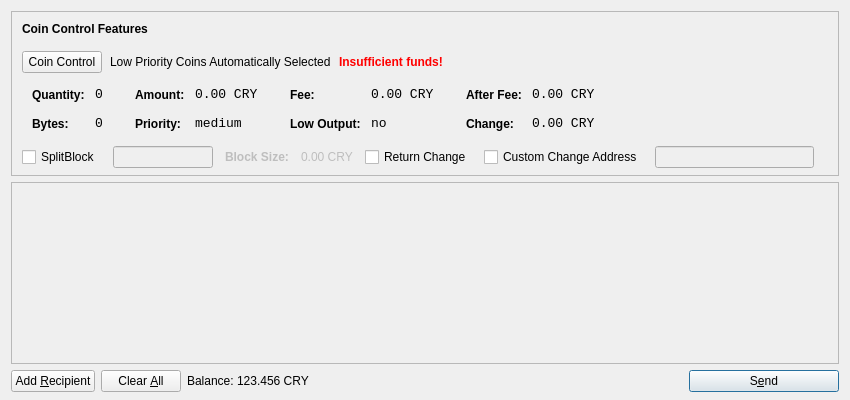
<?xml version="1.0" encoding="UTF-8"?>
<ui version="4.0">
 <class>SendCoinsDialog</class>
 <widget class="QDialog" name="SendCoinsDialog">
  <property name="geometry">
   <rect>
    <x>0</x>
    <y>0</y>
    <width>850</width>
    <height>400</height>
   </rect>
  </property>
  <property name="windowTitle">
   <string>Send Coins</string>
  </property>
  <layout class="QVBoxLayout" name="verticalLayout" stretch="0,1,0">
   <property name="bottomMargin">
    <number>8</number>
   </property>
   <item>
    <widget class="QFrame" name="frameCoinControl">
     <property name="sizePolicy">
      <sizepolicy hsizetype="Expanding" vsizetype="Expanding">
       <horstretch>0</horstretch>
       <verstretch>0</verstretch>
      </sizepolicy>
     </property>
     <property name="maximumSize">
      <size>
       <width>16777215</width>
       <height>16777215</height>
      </size>
     </property>
     <property name="frameShape">
      <enum>QFrame::StyledPanel</enum>
     </property>
     <property name="frameShadow">
      <enum>QFrame::Sunken</enum>
     </property>
     <layout class="QVBoxLayout" name="verticalLayoutCoinControl2">
      <property name="spacing">
       <number>6</number>
      </property>
      <property name="leftMargin">
       <number>0</number>
      </property>
      <property name="topMargin">
       <number>0</number>
      </property>
      <property name="rightMargin">
       <number>0</number>
      </property>
      <property name="bottomMargin">
       <number>6</number>
      </property>
      <item>
       <layout class="QVBoxLayout" name="verticalLayoutCoinControl" stretch="0,0,0,0,1">
        <property name="spacing">
         <number>0</number>
        </property>
        <property name="leftMargin">
         <number>10</number>
        </property>
        <property name="topMargin">
         <number>10</number>
        </property>
        <item>
         <layout class="QHBoxLayout" name="horizontalLayoutCoinControl1">
          <property name="bottomMargin">
           <number>15</number>
          </property>
          <item>
           <widget class="QLabel" name="labelCoinControlFeatures">
            <property name="sizePolicy">
             <sizepolicy hsizetype="Preferred" vsizetype="Maximum">
              <horstretch>0</horstretch>
              <verstretch>0</verstretch>
             </sizepolicy>
            </property>
            <property name="font">
             <font>
              <weight>75</weight>
              <bold>true</bold>
             </font>
            </property>
            <property name="styleSheet">
             <string notr="true">font-weight:bold;</string>
            </property>
            <property name="text">
             <string>Coin Control Features</string>
            </property>
           </widget>
          </item>
         </layout>
        </item>
        <item>
         <layout class="QHBoxLayout" name="horizontalLayoutCoinControl2" stretch="0,0,0,0">
          <property name="spacing">
           <number>8</number>
          </property>
          <property name="bottomMargin">
           <number>10</number>
          </property>
          <item>
           <widget class="QPushButton" name="pushButtonCoinControl">
            <property name="styleSheet">
             <string notr="true"/>
            </property>
            <property name="text">
             <string>Coin Control</string>
            </property>
           </widget>
          </item>
          <item>
           <widget class="QLabel" name="labelCoinControlAutomaticallySelected">
            <property name="text">
             <string>Low Priority Coins Automatically Selected</string>
            </property>
            <property name="margin">
             <number>5</number>
            </property>
           </widget>
          </item>
          <item>
           <widget class="QLabel" name="labelCoinControlInsuffFunds">
            <property name="font">
             <font>
              <weight>75</weight>
              <bold>true</bold>
             </font>
            </property>
            <property name="styleSheet">
             <string notr="true">color:red;font-weight:bold;</string>
            </property>
            <property name="text">
             <string>Insufficient funds!</string>
            </property>
            <property name="margin">
             <number>5</number>
            </property>
           </widget>
          </item>
          <item>
           <spacer name="horizontalSpacerCoinControl">
            <property name="orientation">
             <enum>Qt::Horizontal</enum>
            </property>
            <property name="sizeHint" stdset="0">
             <size>
              <width>40</width>
              <height>1</height>
             </size>
            </property>
           </spacer>
          </item>
         </layout>
        </item>
        <item>
         <widget class="QWidget" name="widgetCoinControl" native="true">
          <property name="sizePolicy">
           <sizepolicy hsizetype="Preferred" vsizetype="Preferred">
            <horstretch>0</horstretch>
            <verstretch>0</verstretch>
           </sizepolicy>
          </property>
          <property name="minimumSize">
           <size>
            <width>0</width>
            <height>0</height>
           </size>
          </property>
          <property name="styleSheet">
           <string notr="true"/>
          </property>
          <layout class="QHBoxLayout" name="horizontalLayoutCoinControl5">
           <property name="margin">
            <number>0</number>
           </property>
           <item>
            <layout class="QHBoxLayout" name="horizontalLayoutCoinControl3" stretch="0,0,0,1">
             <property name="spacing">
              <number>20</number>
             </property>
             <property name="topMargin">
              <number>0</number>
             </property>
             <property name="bottomMargin">
              <number>10</number>
             </property>
             <item>
              <layout class="QFormLayout" name="formLayoutCoinControl1">
               <property name="horizontalSpacing">
                <number>10</number>
               </property>
               <property name="verticalSpacing">
                <number>14</number>
               </property>
               <property name="leftMargin">
                <number>10</number>
               </property>
               <property name="topMargin">
                <number>4</number>
               </property>
               <property name="rightMargin">
                <number>6</number>
               </property>
               <item row="0" column="0">
                <widget class="QLabel" name="labelCoinControlQuantityText">
                 <property name="styleSheet">
                  <string notr="true">font-weight:bold;</string>
                 </property>
                 <property name="text">
                  <string>Quantity:</string>
                 </property>
                 <property name="margin">
                  <number>0</number>
                 </property>
                </widget>
               </item>
               <item row="0" column="1">
                <widget class="QLabel" name="labelCoinControlQuantity">
                 <property name="font">
                  <font>
                   <family>Monospace</family>
                   <pointsize>10</pointsize>
                  </font>
                 </property>
                 <property name="cursor">
                  <cursorShape>IBeamCursor</cursorShape>
                 </property>
                 <property name="contextMenuPolicy">
                  <enum>Qt::ActionsContextMenu</enum>
                 </property>
                 <property name="text">
                  <string>0</string>
                 </property>
                 <property name="margin">
                  <number>0</number>
                 </property>
                 <property name="textInteractionFlags">
                  <set>Qt::LinksAccessibleByMouse|Qt::TextSelectableByKeyboard|Qt::TextSelectableByMouse</set>
                 </property>
                </widget>
               </item>
               <item row="1" column="0">
                <widget class="QLabel" name="labelCoinControlBytesText">
                 <property name="styleSheet">
                  <string notr="true">font-weight:bold;</string>
                 </property>
                 <property name="text">
                  <string>Bytes:</string>
                 </property>
                </widget>
               </item>
               <item row="1" column="1">
                <widget class="QLabel" name="labelCoinControlBytes">
                 <property name="font">
                  <font>
                   <family>Monospace</family>
                   <pointsize>10</pointsize>
                  </font>
                 </property>
                 <property name="cursor">
                  <cursorShape>IBeamCursor</cursorShape>
                 </property>
                 <property name="contextMenuPolicy">
                  <enum>Qt::ActionsContextMenu</enum>
                 </property>
                 <property name="text">
                  <string>0</string>
                 </property>
                 <property name="textInteractionFlags">
                  <set>Qt::LinksAccessibleByMouse|Qt::TextSelectableByKeyboard|Qt::TextSelectableByMouse</set>
                 </property>
                </widget>
               </item>
              </layout>
             </item>
             <item>
              <layout class="QFormLayout" name="formLayoutCoinControl2">
               <property name="horizontalSpacing">
                <number>10</number>
               </property>
               <property name="verticalSpacing">
                <number>14</number>
               </property>
               <property name="leftMargin">
                <number>6</number>
               </property>
               <property name="topMargin">
                <number>4</number>
               </property>
               <property name="rightMargin">
                <number>6</number>
               </property>
               <item row="0" column="0">
                <widget class="QLabel" name="labelCoinControlAmountText">
                 <property name="styleSheet">
                  <string notr="true">font-weight:bold;</string>
                 </property>
                 <property name="text">
                  <string>Amount:</string>
                 </property>
                 <property name="margin">
                  <number>0</number>
                 </property>
                </widget>
               </item>
               <item row="0" column="1">
                <widget class="QLabel" name="labelCoinControlAmount">
                 <property name="font">
                  <font>
                   <family>Monospace</family>
                   <pointsize>10</pointsize>
                  </font>
                 </property>
                 <property name="cursor">
                  <cursorShape>IBeamCursor</cursorShape>
                 </property>
                 <property name="contextMenuPolicy">
                  <enum>Qt::ActionsContextMenu</enum>
                 </property>
                 <property name="text">
                  <string>0.00 CRY</string>
                 </property>
                 <property name="textInteractionFlags">
                  <set>Qt::LinksAccessibleByMouse|Qt::TextSelectableByKeyboard|Qt::TextSelectableByMouse</set>
                 </property>
                </widget>
               </item>
               <item row="1" column="0">
                <widget class="QLabel" name="labelCoinControlPriorityText">
                 <property name="styleSheet">
                  <string notr="true">font-weight:bold;</string>
                 </property>
                 <property name="text">
                  <string>Priority:</string>
                 </property>
                </widget>
               </item>
               <item row="1" column="1">
                <widget class="QLabel" name="labelCoinControlPriority">
                 <property name="font">
                  <font>
                   <family>Monospace</family>
                   <pointsize>10</pointsize>
                  </font>
                 </property>
                 <property name="cursor">
                  <cursorShape>IBeamCursor</cursorShape>
                 </property>
                 <property name="contextMenuPolicy">
                  <enum>Qt::ActionsContextMenu</enum>
                 </property>
                 <property name="text">
                  <string>medium</string>
                 </property>
                 <property name="textInteractionFlags">
                  <set>Qt::LinksAccessibleByMouse|Qt::TextSelectableByKeyboard|Qt::TextSelectableByMouse</set>
                 </property>
                </widget>
               </item>
              </layout>
             </item>
             <item>
              <layout class="QFormLayout" name="formLayoutCoinControl3">
               <property name="horizontalSpacing">
                <number>10</number>
               </property>
               <property name="verticalSpacing">
                <number>14</number>
               </property>
               <property name="leftMargin">
                <number>6</number>
               </property>
               <property name="topMargin">
                <number>4</number>
               </property>
               <property name="rightMargin">
                <number>6</number>
               </property>
               <item row="0" column="0">
                <widget class="QLabel" name="labelCoinControlFeeText">
                 <property name="styleSheet">
                  <string notr="true">font-weight:bold;</string>
                 </property>
                 <property name="text">
                  <string>Fee:</string>
                 </property>
                 <property name="margin">
                  <number>0</number>
                 </property>
                </widget>
               </item>
               <item row="0" column="1">
                <widget class="QLabel" name="labelCoinControlFee">
                 <property name="font">
                  <font>
                   <family>Monospace</family>
                   <pointsize>10</pointsize>
                  </font>
                 </property>
                 <property name="cursor">
                  <cursorShape>IBeamCursor</cursorShape>
                 </property>
                 <property name="contextMenuPolicy">
                  <enum>Qt::ActionsContextMenu</enum>
                 </property>
                 <property name="text">
                  <string>0.00 CRY</string>
                 </property>
                 <property name="textInteractionFlags">
                  <set>Qt::LinksAccessibleByMouse|Qt::TextSelectableByKeyboard|Qt::TextSelectableByMouse</set>
                 </property>
                </widget>
               </item>
               <item row="1" column="0">
                <widget class="QLabel" name="labelCoinControlLowOutputText">
                 <property name="styleSheet">
                  <string notr="true">font-weight:bold;</string>
                 </property>
                 <property name="text">
                  <string>Low Output:</string>
                 </property>
                </widget>
               </item>
               <item row="1" column="1">
                <widget class="QLabel" name="labelCoinControlLowOutput">
                 <property name="font">
                  <font>
                   <family>Monospace</family>
                   <pointsize>10</pointsize>
                  </font>
                 </property>
                 <property name="cursor">
                  <cursorShape>IBeamCursor</cursorShape>
                 </property>
                 <property name="contextMenuPolicy">
                  <enum>Qt::ActionsContextMenu</enum>
                 </property>
                 <property name="text">
                  <string>no</string>
                 </property>
                 <property name="textInteractionFlags">
                  <set>Qt::LinksAccessibleByMouse|Qt::TextSelectableByKeyboard|Qt::TextSelectableByMouse</set>
                 </property>
                </widget>
               </item>
              </layout>
             </item>
             <item>
              <layout class="QFormLayout" name="formLayoutCoinControl4">
               <property name="fieldGrowthPolicy">
                <enum>QFormLayout::AllNonFixedFieldsGrow</enum>
               </property>
               <property name="horizontalSpacing">
                <number>10</number>
               </property>
               <property name="verticalSpacing">
                <number>14</number>
               </property>
               <property name="leftMargin">
                <number>6</number>
               </property>
               <property name="topMargin">
                <number>4</number>
               </property>
               <property name="rightMargin">
                <number>6</number>
               </property>
               <item row="0" column="0">
                <widget class="QLabel" name="labelCoinControlAfterFeeText">
                 <property name="styleSheet">
                  <string notr="true">font-weight:bold;</string>
                 </property>
                 <property name="text">
                  <string>After Fee:</string>
                 </property>
                 <property name="margin">
                  <number>0</number>
                 </property>
                </widget>
               </item>
               <item row="0" column="1">
                <widget class="QLabel" name="labelCoinControlAfterFee">
                 <property name="font">
                  <font>
                   <family>Monospace</family>
                   <pointsize>10</pointsize>
                  </font>
                 </property>
                 <property name="cursor">
                  <cursorShape>IBeamCursor</cursorShape>
                 </property>
                 <property name="contextMenuPolicy">
                  <enum>Qt::ActionsContextMenu</enum>
                 </property>
                 <property name="text">
                  <string>0.00 CRY</string>
                 </property>
                 <property name="textInteractionFlags">
                  <set>Qt::LinksAccessibleByMouse|Qt::TextSelectableByKeyboard|Qt::TextSelectableByMouse</set>
                 </property>
                </widget>
               </item>
               <item row="1" column="0">
                <widget class="QLabel" name="labelCoinControlChangeText">
                 <property name="styleSheet">
                  <string notr="true">font-weight:bold;</string>
                 </property>
                 <property name="text">
                  <string>Change:</string>
                 </property>
                </widget>
               </item>
               <item row="1" column="1">
                <widget class="QLabel" name="labelCoinControlChange">
                 <property name="font">
                  <font>
                   <family>Monospace</family>
                   <pointsize>10</pointsize>
                  </font>
                 </property>
                 <property name="cursor">
                  <cursorShape>IBeamCursor</cursorShape>
                 </property>
                 <property name="contextMenuPolicy">
                  <enum>Qt::ActionsContextMenu</enum>
                 </property>
                 <property name="text">
                  <string>0.00 CRY</string>
                 </property>
                 <property name="textInteractionFlags">
                  <set>Qt::LinksAccessibleByMouse|Qt::TextSelectableByKeyboard|Qt::TextSelectableByMouse</set>
                 </property>
                </widget>
               </item>
              </layout>
             </item>
            </layout>
           </item>
          </layout>
         </widget>
        </item>
        <item>
         <layout class="QHBoxLayout" name="horizontalLayoutCoinControl4" stretch="0,0,0,0,0,0,0,0">
          <property name="spacing">
           <number>12</number>
          </property>
          <property name="sizeConstraint">
           <enum>QLayout::SetDefaultConstraint</enum>
          </property>
          <property name="topMargin">
           <number>5</number>
          </property>
          <property name="rightMargin">
           <number>5</number>
          </property>
          <item>
           <widget class="QCheckBox" name="splitBlockCheckBox">
            <property name="text">
             <string>SplitBlock</string>
            </property>
           </widget>
          </item>
          <item>
           <widget class="QLineEdit" name="splitBlockLineEdit">
            <property name="enabled">
             <bool>false</bool>
            </property>
            <property name="sizePolicy">
             <sizepolicy hsizetype="Fixed" vsizetype="Fixed">
              <horstretch>0</horstretch>
              <verstretch>0</verstretch>
             </sizepolicy>
            </property>
            <property name="maximumSize">
             <size>
              <width>100</width>
              <height>16777215</height>
             </size>
            </property>
           </widget>
          </item>
          <item>
           <widget class="QLabel" name="labelBlockSizeText">
            <property name="enabled">
             <bool>false</bool>
            </property>
            <property name="font">
             <font>
              <weight>75</weight>
              <bold>true</bold>
             </font>
            </property>
            <property name="text">
             <string>Block Size:</string>
            </property>
           </widget>
          </item>
          <item>
           <widget class="QLabel" name="labelBlockSize">
            <property name="enabled">
             <bool>false</bool>
            </property>
            <property name="text">
             <string>0.00 CRY</string>
            </property>
           </widget>
          </item>
          <item>
           <widget class="QCheckBox" name="returnChangeCheckBox">
            <property name="text">
             <string>Return Change</string>
            </property>
           </widget>
          </item>
          <item>
           <widget class="QCheckBox" name="checkBoxCoinControlChange">
            <property name="text">
             <string>Custom Change Address</string>
            </property>
           </widget>
          </item>
          <item>
           <widget class="QLineEdit" name="lineEditCoinControlChange">
            <property name="enabled">
             <bool>false</bool>
            </property>
            <property name="sizePolicy">
             <sizepolicy hsizetype="Expanding" vsizetype="Fixed">
              <horstretch>0</horstretch>
              <verstretch>0</verstretch>
             </sizepolicy>
            </property>
           </widget>
          </item>
          <item>
           <widget class="QLabel" name="labelCoinControlChangeLabel">
            <property name="sizePolicy">
             <sizepolicy hsizetype="Preferred" vsizetype="Expanding">
              <horstretch>0</horstretch>
              <verstretch>0</verstretch>
             </sizepolicy>
            </property>
            <property name="minimumSize">
             <size>
              <width>0</width>
              <height>0</height>
             </size>
            </property>
            <property name="text">
             <string/>
            </property>
            <property name="margin">
             <number>3</number>
            </property>
           </widget>
          </item>
         </layout>
        </item>
        <item>
         <spacer name="verticalSpacerCoinControl">
          <property name="orientation">
           <enum>Qt::Vertical</enum>
          </property>
          <property name="sizeHint" stdset="0">
           <size>
            <width>800</width>
            <height>1</height>
           </size>
          </property>
         </spacer>
        </item>
       </layout>
      </item>
     </layout>
    </widget>
   </item>
   <item>
    <widget class="QScrollArea" name="scrollArea">
     <property name="widgetResizable">
      <bool>true</bool>
     </property>
     <widget class="QWidget" name="scrollAreaWidgetContents">
      <property name="geometry">
       <rect>
        <x>0</x>
        <y>0</y>
        <width>830</width>
        <height>158</height>
       </rect>
      </property>
      <layout class="QVBoxLayout" name="verticalLayout_2">
       <property name="margin">
        <number>0</number>
       </property>
       <item>
        <layout class="QVBoxLayout" name="entries">
         <property name="spacing">
          <number>6</number>
         </property>
        </layout>
       </item>
       <item>
        <spacer name="verticalSpacer">
         <property name="orientation">
          <enum>Qt::Vertical</enum>
         </property>
         <property name="sizeHint" stdset="0">
          <size>
           <width>20</width>
           <height>40</height>
          </size>
         </property>
        </spacer>
       </item>
      </layout>
     </widget>
    </widget>
   </item>
   <item>
    <layout class="QHBoxLayout" name="horizontalLayout">
     <item>
      <widget class="QPushButton" name="addButton">
       <property name="toolTip">
        <string>Send to multiple recipients at once</string>
       </property>
       <property name="text">
        <string>Add &amp;Recipient</string>
       </property>
       <property name="icon">
        <iconset resource="../bitcoin.qrc">
         <normaloff>:/icons/add</normaloff>:/icons/add</iconset>
       </property>
       <property name="autoDefault">
        <bool>false</bool>
       </property>
      </widget>
     </item>
     <item>
      <widget class="QPushButton" name="clearButton">
       <property name="sizePolicy">
        <sizepolicy hsizetype="Minimum" vsizetype="Fixed">
         <horstretch>0</horstretch>
         <verstretch>0</verstretch>
        </sizepolicy>
       </property>
       <property name="toolTip">
        <string>Remove all transaction fields</string>
       </property>
       <property name="text">
        <string>Clear &amp;All</string>
       </property>
       <property name="icon">
        <iconset resource="../bitcoin.qrc">
         <normaloff>:/icons/remove</normaloff>:/icons/remove</iconset>
       </property>
       <property name="autoRepeatDelay">
        <number>300</number>
       </property>
       <property name="autoDefault">
        <bool>false</bool>
       </property>
      </widget>
     </item>
     <item>
      <layout class="QHBoxLayout" name="horizontalLayout_2">
       <property name="spacing">
        <number>3</number>
       </property>
       <item>
        <widget class="QLabel" name="label">
         <property name="sizePolicy">
          <sizepolicy hsizetype="Preferred" vsizetype="Fixed">
           <horstretch>0</horstretch>
           <verstretch>0</verstretch>
          </sizepolicy>
         </property>
         <property name="text">
          <string>Balance:</string>
         </property>
        </widget>
       </item>
       <item>
        <widget class="QLabel" name="labelBalance">
         <property name="sizePolicy">
          <sizepolicy hsizetype="Preferred" vsizetype="Fixed">
           <horstretch>0</horstretch>
           <verstretch>0</verstretch>
          </sizepolicy>
         </property>
         <property name="cursor">
          <cursorShape>IBeamCursor</cursorShape>
         </property>
         <property name="text">
          <string>123.456 CRY</string>
         </property>
         <property name="textInteractionFlags">
          <set>Qt::LinksAccessibleByMouse|Qt::TextSelectableByKeyboard|Qt::TextSelectableByMouse</set>
         </property>
        </widget>
       </item>
      </layout>
     </item>
     <item>
      <spacer name="horizontalSpacer">
       <property name="orientation">
        <enum>Qt::Horizontal</enum>
       </property>
       <property name="sizeHint" stdset="0">
        <size>
         <width>40</width>
         <height>20</height>
        </size>
       </property>
      </spacer>
     </item>
     <item>
      <widget class="QPushButton" name="sendButton">
       <property name="minimumSize">
        <size>
         <width>150</width>
         <height>0</height>
        </size>
       </property>
       <property name="toolTip">
        <string>Confirm the send action</string>
       </property>
       <property name="text">
        <string>S&amp;end</string>
       </property>
       <property name="icon">
        <iconset resource="../bitcoin.qrc">
         <normaloff>:/icons/send</normaloff>:/icons/send</iconset>
       </property>
       <property name="default">
        <bool>true</bool>
       </property>
      </widget>
     </item>
    </layout>
   </item>
  </layout>
 </widget>
 <resources>
  <include location="../bitcoin.qrc"/>
 </resources>
 <connections/>
</ui>
